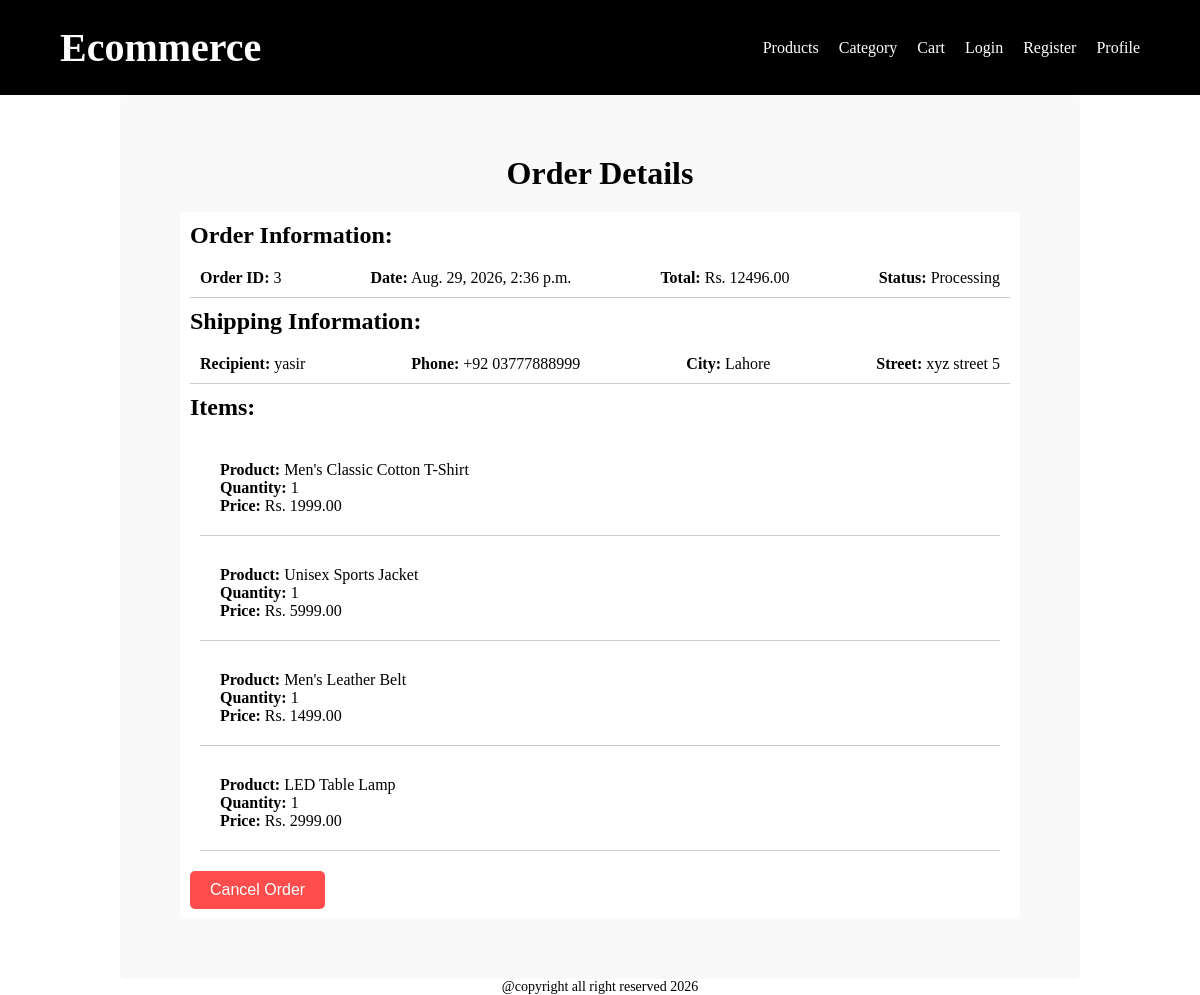
/orders/order-detail/3/ (signed in), run on an earlier commit of the app's database.
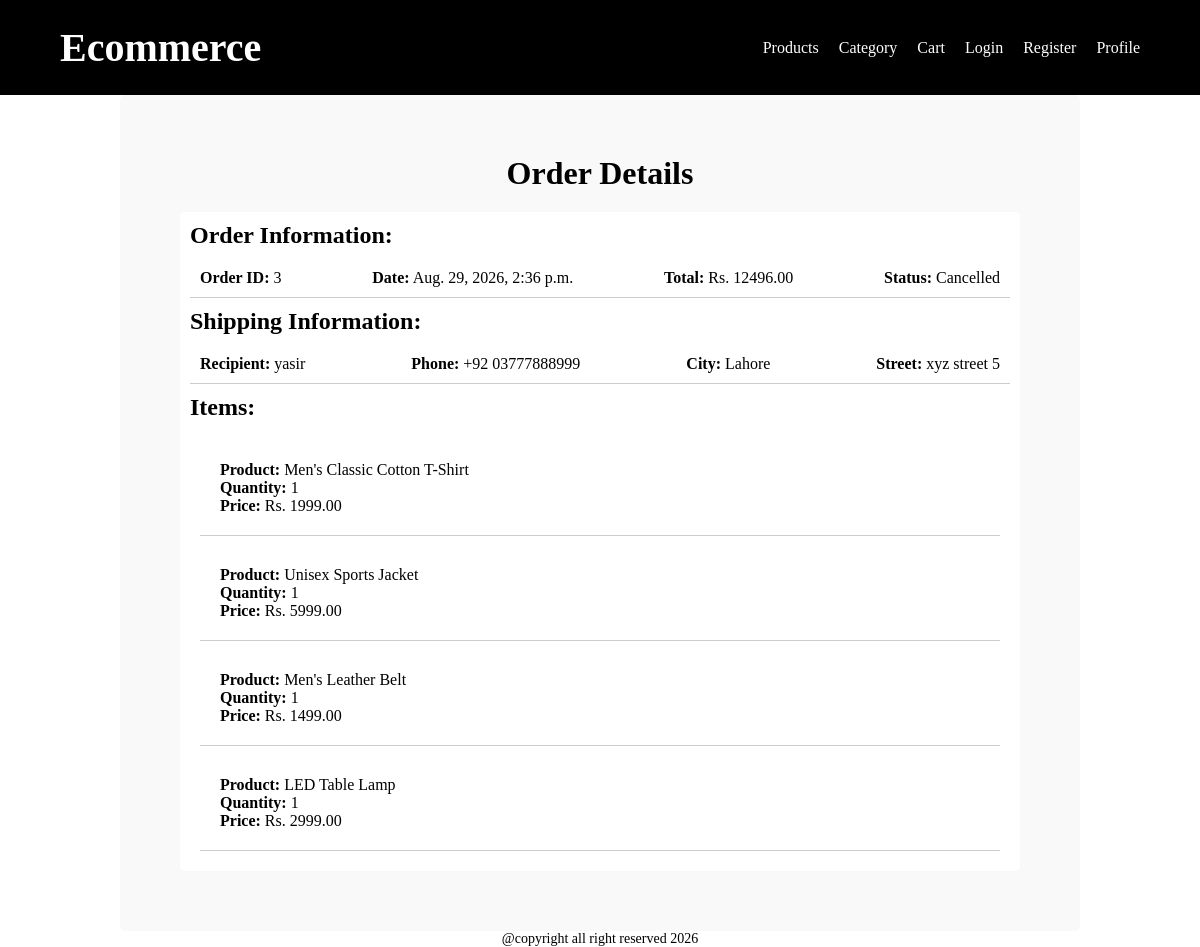
And on a later commit of the database.
### apps/orders/models.py (models this page shows, shortened)
class Order(models.Model):
    class StatusChoices(models.TextChoices):
        Pending = 'Pending' ,'Pending'
        Processing = 'Processing', 'Processing'
        Deliverd ='Deliverd','Deliverd'
        Shipped = 'Shipped','Shipped'
        Cancelled = 'Cancelled','Cancelled'
    customer = models.ForeignKey(Customer , on_delete=models.CASCADE , related_name='orders')
    status = models.CharField(
        max_length=50,
        choices=StatusChoices.choices,
        default=StatusChoices.Pending
    )
    total_price = models.DecimalField(max_digits=10 ,decimal_places=2)
    created_at = models.DateTimeField(auto_now_add=True)
    ALLOWED_TRANSITIONS = {
        StatusChoices.Pending : [ StatusChoices.Processing , StatusChoices.Cancelled],
        StatusChoices.Processing : [StatusChoices.Shipped , StatusChoices.Cancelled],
        StatusChoices.Shipped : [StatusChoices.Deliverd],
        StatusChoices.Deliverd : [],
        StatusChoices.Cancelled : [],
    }

class ShippingAddress(models.Model):
    order = models.OneToOneField(
        Order,
        on_delete=models.CASCADE,
        related_name= 'shipping_address'
    )
    name = models.CharField(max_length=100)
    phone_no = models.CharField(max_length=15)
    city = models.CharField(max_length=50)
    street = models.CharField(max_length=150)

### apps/orders/views.py (the view)
# urls.py: path('order-detail/<int:id>/' , views.orders_details , name='order_detail'),
@login_required
def orders_details(req , id):
    orders_details = req.user.customer.orders.get(id=id)
    context = {
        'order': orders_details,
    }
    return render(req , 'orders/order_detail.html' , context)

### templates/orders/order_detail.html (shortened to what this page needs)
{% extends 'base.html' %}
{% load static %}
{% block link %}
    <link rel="stylesheet" href="{% static 'CSS/orders.css' %}">
{% endblock %}
{% block content %}
    <main class="order-main">
        <div class="order-container">
            <h1>Order Details</h1>
            <div class="order-details">
                <h2>Order Information:</h2>
                <div class="order-information">
                    <p><strong>Order ID:</strong> {{ order.id }}</p>
                    <p><strong>Date:</strong> {{ order.created_at }}</p>
                    <p><strong>Total:</strong> Rs. {{ order.total_price }}</p>
                    <p><strong>Status:</strong> {{ order.status }}</p>
                </div>
                <h2>Shipping Information:</h2>
                <div class="shipping-information">
                    <p><strong>Recipient:</strong> {{ order.shipping_address.name }}</p>
                    <p><strong>Phone:</strong> {{ order.shipping_address.phone_no }}</p>
                    <p><strong>City:</strong> {{ order.shipping_address.city }}</p>
                    <p><strong>Street:</strong> {{ order.shipping_address.street }}</p>
                </div>
                <h2>Items:</h2>
                <div class="order_items">
                    <ul class="order-items">
                        {% for item in order.items.all %}
                            <li class="order-item">
                                <p><strong>Product:</strong> {{ item.product.name }}</p>
                                <p><strong>Quantity:</strong> {{ item.quantity }}</p>
                                <p><strong>Price:</strong> Rs. {{ item.price }}</p>
                            </li>
                        {% endfor %}
                    </ul>
                </div>
                {% if order.status == 'Pending' or order.status == 'Processing' %}
                    <form method="post" action="{% url 'cancel_order' order.id %}">
                        <button class='cancel-order-btn' type="submit">Cancel Order</button>
                    </form>
                {% endif %}
            </div>
        </div>
    </main>
{% endblock %}

What changed in the data, as far as the page shows it:
changed Order "yasir": status "Processing" → "Cancelled"
Also different on the page:
text no longer shown: "Cancel Order"
